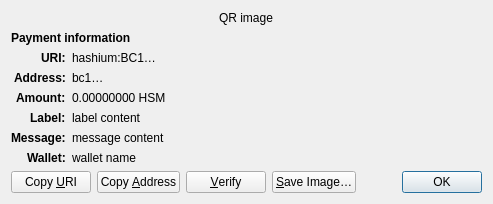
<?xml version="1.0" encoding="UTF-8"?>
<ui version="4.0">
 <class>ReceiveRequestDialog</class>
 <widget class="QDialog" name="ReceiveRequestDialog">
  <property name="geometry">
   <rect>
    <x>0</x>
    <y>0</y>
    <width>413</width>
    <height>229</height>
   </rect>
  </property>
  <property name="windowTitle">
   <string>Request payment to …</string>
  </property>
  <layout class="QGridLayout" name="gridLayout" columnstretch="0,1">
   <property name="sizeConstraint">
    <enum>QLayout::SetFixedSize</enum>
   </property>
   <item row="0" column="0" colspan="2" alignment="Qt::AlignHCenter">
    <widget class="QRImageWidget" name="qr_code">
     <property name="text">
      <string notr="true">QR image</string>
     </property>
     <property name="textInteractionFlags">
      <set>Qt::NoTextInteraction</set>
     </property>
    </widget>
   </item>
   <item row="1" column="0" colspan="2">
    <widget class="QLabel" name="payment_header">
     <property name="font">
      <font>
       <weight>75</weight>
       <bold>true</bold>
      </font>
     </property>
     <property name="text">
      <string>Payment information</string>
     </property>
     <property name="textInteractionFlags">
      <set>Qt::NoTextInteraction</set>
     </property>
    </widget>
   </item>
   <item row="2" column="0" alignment="Qt::AlignRight|Qt::AlignTop">
    <widget class="QLabel" name="uri_tag">
     <property name="font">
      <font>
       <weight>75</weight>
       <bold>true</bold>
      </font>
     </property>
     <property name="text">
      <string notr="true">URI:</string>
     </property>
     <property name="textFormat">
      <enum>Qt::PlainText</enum>
     </property>
     <property name="textInteractionFlags">
      <set>Qt::NoTextInteraction</set>
     </property>
    </widget>
   </item>
   <item row="2" column="1" alignment="Qt::AlignTop">
    <widget class="QLabel" name="uri_content">
     <property name="text">
      <string notr="true">hashium:BC1…</string>
     </property>
     <property name="textFormat">
      <enum>Qt::RichText</enum>
     </property>
     <property name="wordWrap">
      <bool>true</bool>
     </property>
     <property name="textInteractionFlags">
      <set>Qt::TextSelectableByMouse</set>
     </property>
    </widget>
   </item>
   <item row="3" column="0" alignment="Qt::AlignRight|Qt::AlignTop">
    <widget class="QLabel" name="address_tag">
     <property name="font">
      <font>
       <weight>75</weight>
       <bold>true</bold>
      </font>
     </property>
     <property name="text">
      <string>Address:</string>
     </property>
     <property name="textInteractionFlags">
      <set>Qt::NoTextInteraction</set>
     </property>
    </widget>
   </item>
   <item row="3" column="1" alignment="Qt::AlignTop">
    <widget class="QLabel" name="address_content">
     <property name="text">
      <string notr="true">bc1…</string>
     </property>
     <property name="textFormat">
      <enum>Qt::PlainText</enum>
     </property>
     <property name="textInteractionFlags">
      <set>Qt::TextSelectableByMouse</set>
     </property>
    </widget>
   </item>
   <item row="4" column="0" alignment="Qt::AlignRight|Qt::AlignTop">
    <widget class="QLabel" name="amount_tag">
     <property name="font">
      <font>
       <weight>75</weight>
       <bold>true</bold>
      </font>
     </property>
     <property name="text">
      <string>Amount:</string>
     </property>
     <property name="textInteractionFlags">
      <set>Qt::NoTextInteraction</set>
     </property>
    </widget>
   </item>
   <item row="4" column="1" alignment="Qt::AlignTop">
    <widget class="QLabel" name="amount_content">
     <property name="text">
      <string notr="true">0.00000000 HSM</string>
     </property>
     <property name="textFormat">
      <enum>Qt::PlainText</enum>
     </property>
     <property name="textInteractionFlags">
      <set>Qt::TextSelectableByMouse</set>
     </property>
    </widget>
   </item>
   <item row="5" column="0" alignment="Qt::AlignRight|Qt::AlignTop">
    <widget class="QLabel" name="label_tag">
     <property name="font">
      <font>
       <weight>75</weight>
       <bold>true</bold>
      </font>
     </property>
     <property name="text">
      <string>Label:</string>
     </property>
     <property name="textInteractionFlags">
      <set>Qt::NoTextInteraction</set>
     </property>
    </widget>
   </item>
   <item row="5" column="1" alignment="Qt::AlignTop">
    <widget class="QLabel" name="label_content">
     <property name="text">
      <string notr="true">label content</string>
     </property>
     <property name="textFormat">
      <enum>Qt::PlainText</enum>
     </property>
     <property name="wordWrap">
      <bool>true</bool>
     </property>
     <property name="textInteractionFlags">
      <set>Qt::TextSelectableByMouse</set>
     </property>
    </widget>
   </item>
   <item row="6" column="0" alignment="Qt::AlignRight|Qt::AlignTop">
    <widget class="QLabel" name="message_tag">
     <property name="font">
      <font>
       <weight>75</weight>
       <bold>true</bold>
      </font>
     </property>
     <property name="text">
      <string>Message:</string>
     </property>
     <property name="textInteractionFlags">
      <set>Qt::NoTextInteraction</set>
     </property>
    </widget>
   </item>
   <item row="6" column="1" alignment="Qt::AlignTop">
    <widget class="QLabel" name="message_content">
     <property name="text">
      <string notr="true">message content</string>
     </property>
     <property name="textFormat">
      <enum>Qt::PlainText</enum>
     </property>
     <property name="wordWrap">
      <bool>true</bool>
     </property>
     <property name="textInteractionFlags">
      <set>Qt::TextSelectableByMouse</set>
     </property>
    </widget>
   </item>
   <item row="7" column="0" alignment="Qt::AlignRight|Qt::AlignTop">
    <widget class="QLabel" name="wallet_tag">
     <property name="font">
      <font>
       <weight>75</weight>
       <bold>true</bold>
      </font>
     </property>
     <property name="text">
      <string>Wallet:</string>
     </property>
     <property name="textInteractionFlags">
      <set>Qt::NoTextInteraction</set>
     </property>
    </widget>
   </item>
   <item row="7" column="1" alignment="Qt::AlignTop">
    <widget class="QLabel" name="wallet_content">
     <property name="text">
      <string notr="true">wallet name</string>
     </property>
     <property name="textFormat">
      <enum>Qt::PlainText</enum>
     </property>
     <property name="wordWrap">
      <bool>true</bool>
     </property>
     <property name="textInteractionFlags">
      <set>Qt::TextSelectableByMouse</set>
     </property>
    </widget>
   </item>
   <item row="8" column="0" colspan="2">
    <layout class="QHBoxLayout" name="horizontalLayout">
     <item>
      <widget class="QPushButton" name="btnCopyURI">
       <property name="text">
        <string>Copy &amp;URI</string>
       </property>
       <property name="autoDefault">
        <bool>false</bool>
       </property>
      </widget>
     </item>
     <item>
      <widget class="QPushButton" name="btnCopyAddress">
       <property name="text">
        <string>Copy &amp;Address</string>
       </property>
       <property name="autoDefault">
        <bool>false</bool>
       </property>
      </widget>
     </item>
     <item>
      <widget class="QPushButton" name="btnVerify">
       <property name="text">
        <string>&amp;Verify</string>
       </property>
       <property name="toolTip">
        <string>Verify this address on e.g. a hardware wallet screen</string>
       </property>
       <property name="autoDefault">
        <bool>false</bool>
       </property>
      </widget>
     </item>
     <item>
      <widget class="QPushButton" name="btnSaveAs">
       <property name="text">
        <string>&amp;Save Image…</string>
       </property>
       <property name="autoDefault">
        <bool>false</bool>
       </property>
      </widget>
     </item>
     <item>
      <spacer name="horizontalSpacer_2">
       <property name="orientation">
        <enum>Qt::Horizontal</enum>
       </property>
       <property name="sizeHint" stdset="0">
        <size>
         <width>40</width>
         <height>20</height>
        </size>
       </property>
      </spacer>
     </item>
     <item>
      <widget class="QDialogButtonBox" name="buttonBox">
       <property name="focusPolicy">
        <enum>Qt::StrongFocus</enum>
       </property>
       <property name="standardButtons">
        <set>QDialogButtonBox::Ok</set>
       </property>
      </widget>
     </item>
    </layout>
   </item>
  </layout>
 </widget>
 <customwidgets>
  <customwidget>
   <class>QRImageWidget</class>
   <extends>QLabel</extends>
   <header>qt/qrimagewidget.h</header>
  </customwidget>
 </customwidgets>
 <tabstops>
  <tabstop>buttonBox</tabstop>
  <tabstop>btnCopyURI</tabstop>
  <tabstop>btnCopyAddress</tabstop>
  <tabstop>btnSaveAs</tabstop>
 </tabstops>
 <resources/>
 <connections>
  <connection>
   <sender>buttonBox</sender>
   <signal>accepted()</signal>
   <receiver>ReceiveRequestDialog</receiver>
   <slot>accept()</slot>
   <hints>
    <hint type="sourcelabel">
     <x>135</x>
     <y>230</y>
    </hint>
    <hint type="destinationlabel">
     <x>135</x>
     <y>126</y>
    </hint>
   </hints>
  </connection>
 </connections>
</ui>
